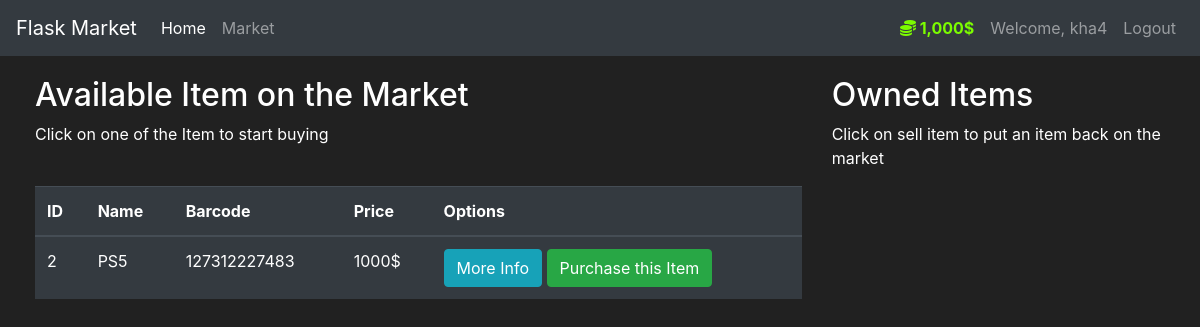
Before: /market (signed in) with the older database file.
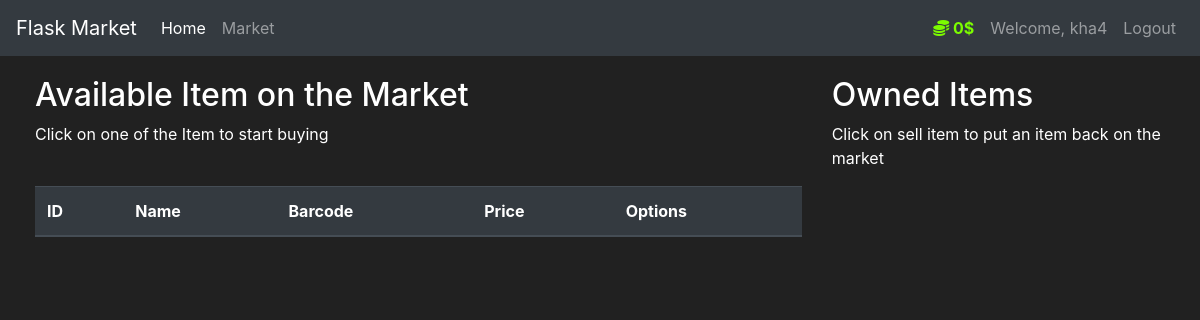
After: the same page with the newer database file.
### market/models.py (models this page shows, shortened)
class User(db.Model, UserMixin):
    id = db.Column(db.Integer(), primary_key=True)
    username = db.Column(db.String(length=30), unique=True, nullable=False)
    email_address = db.Column(db.String(length=50),
                              unique=True, nullable=False)
    password_hash = db.Column(db.String(length=60), nullable=False)
    budget = db.Column(db.Integer(), nullable=False,  default=1000)
    items = db.relationship('Item', backref='owned_user', lazy=True)
    @property
    def prettier_budget(self):
        if len(str(self.budget)) >= 4:
            return f'{str(self.budget)[:-3]},{str(self.budget)[-3:]}$'
        else:
            return f'{self.budget}$'
    @property
    def password(self):
        return self.password

class Item(db.Model):
    id = db.Column(db.Integer(), primary_key=True)
    name = db.Column(db.String(length=30), nullable=False, unique=True)
    price = db.Column(db.Integer(), nullable=False, )
    barcode = db.Column(db.String(length=12), nullable=False, unique=True)
    description = db.Column(db.String(length=1024),
                            nullable=False, unique=True)
    owner = db.Column(db.Integer(), db.ForeignKey('user.id'))

### market/routes.py (the view, shortened to what this page needs)
@app.route('/market', methods=['GET', 'POST'])
@login_required
def market_page():
    purchase_form = PurchaseItemForm()
    if request.method == "GET":
        items = Item.query.filter_by(owner=None)
        return render_template('market.html', items=items, purchase_form=purchase_form)

### market/models.py (called while the page is built)
@login_manager.user_loader
def load_user(user_id):
    return User.query.get(int(user_id))

### market/templates/market.html (shortened to what this page needs)
{% extends 'base.html' %}
{% block content %}
<div class="row" style="margin-top: 20px; margin-left: 20px;">
	<div class="col-8">
		<h2> Available Item on the Market </h2>
		<p>Click on one of the Item to start buying </p>
		<br>
		<table class="table table-hover table-dark">
			<thead>
				<tr>
					<th scope="col">ID</th>
					<th scope="col">Name</th>
					<th scope="col">Barcode</th>
					<th scope="col">Price</th>
					<th scope="col">Options</th>
				</tr>
			</thead>
			<tbody>
				{% for item in items %}
				<tr>
					<td>{{ item.id }}</td>
					<td>{{ item.name }}</td>
					<td>{{ item.barcode }}</td>
					<td>{{ item.price }}$</td>
					<td>
						<button class="btn btn-outline btn-info" data-toggle="modal" data-target="#Modal-MoreInfo-{{ item.id }}">More Info</button>
						<button class="btn btn-outline btn-success" data-toggle="modal" data-target="#Modal-PurchaseConfirm-{{item.id}}">Purchase this
							Item</button>
					</td>
				</tr>
				{% endfor %}
			</tbody>
		</table>
	</div>
	<div class="col-4">
		<h2> Owned Items </h2>
		<p>Click on sell item to put an item back on the market </p>
		<br>
	</div>
</div>
{% endblock %}

### market/templates/base.html (shortened to what this page needs)
<!doctype html>
<html lang="en">
   <head>
      <link rel="stylesheet" href="https://cdn.jsdelivr.net/npm/bootstrap@4.5.3/dist/css/bootstrap.min.css">
   </head>
   <body>
    <nav class="navbar navbar-expand-md navbar-dark bg-dark">
      <a class="navbar-brand" href="#">Flask Market</a>
      <div class="collapse navbar-collapse" id="navbarNav">
        <ul class="navbar-nav mr-auto">
            <li class="nav-item active">
                <a class="nav-link" href="{{ url_for('home_page') }}">Home <span class="sr-only">(current)</span></a>
            </li>
            <li class="nav-item">
                <a class="nav-link" href="{{ url_for('market_page') }}">Market</a>
            </li>
        </ul>
        {% if current_user.is_authenticated %}
          <ul class="navbar-nav">
            <li class="nav-item">
                <a class="nav-link" style="color: lawngreen; font-weight: bold">
                	<i class="fas fa-coins"></i>
                	{{current_user.prettier_budget}}
                </a>
            </li>
            <li class="nav-item">
                <a class="nav-link">Welcome, {{current_user.username}}</a>
            </li>
            <li class="nav-item">
                <a class="nav-link" href="{{ url_for('logout_page') }}">Logout</a>
            </li>
        </ul>
        {% endif %}
      </div>
    </nav>
		{% block content %}
	    {% endblock %}
   </body>
</html>

### market/templates/base.html (style rules this page uses)
body { background-color: #212121; color: white }

Changed rows visible on the page:
no longer on this page (row edited): Item: id "2", name "PS5", barcode "127312227483", price "1000"
changed User "kha4": prettier_budget "1,000$" → "0$"
